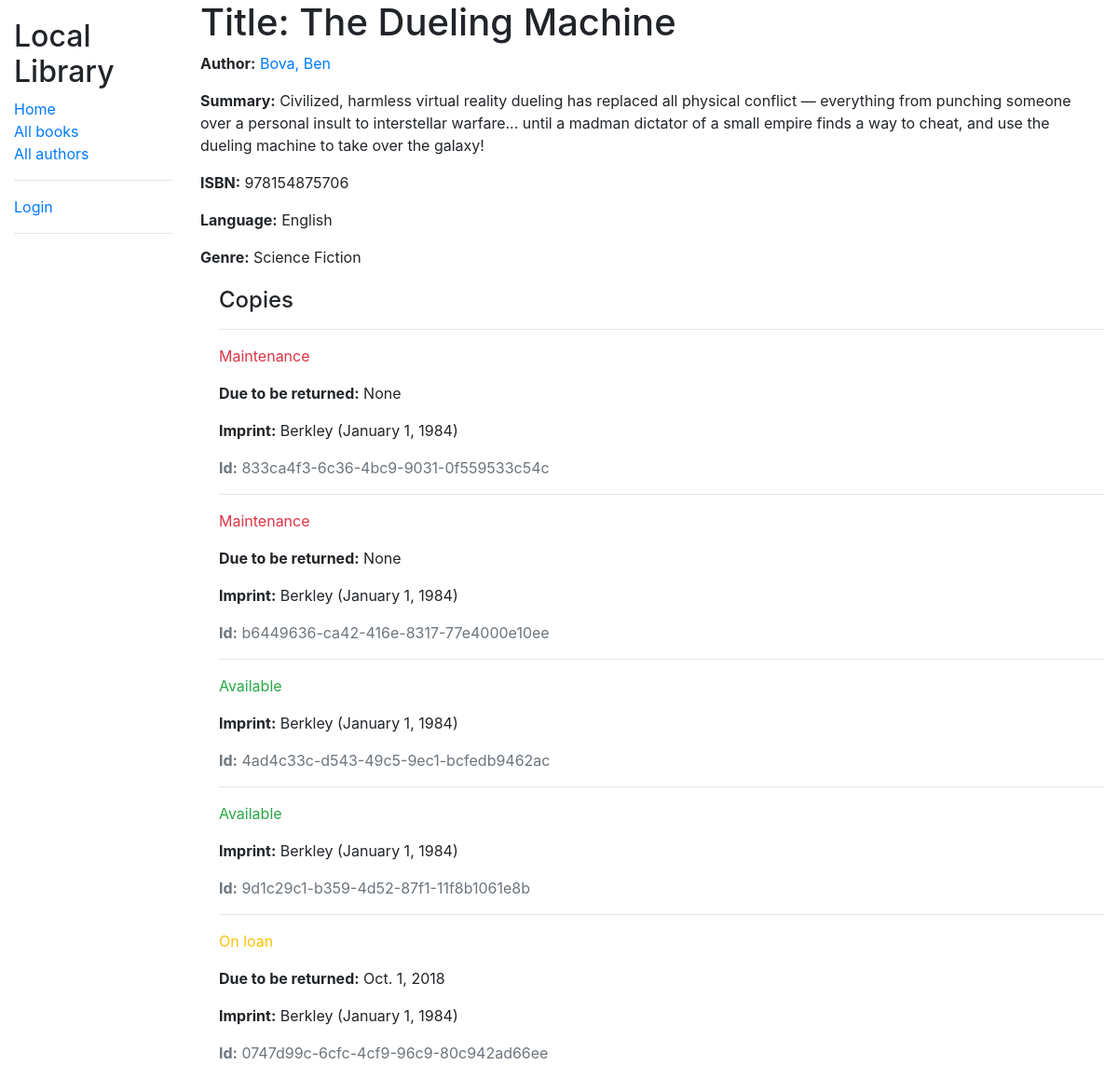
/catalog/book/2, run on the app's committed database.
### catalog/models.py (models this page shows, shortened)
class Book(models.Model):
    title = models.CharField(max_length=200)
    author = models.ForeignKey('Author', on_delete=models.SET_NULL, null=True)
    summary = models.TextField(max_length=1000, help_text='Enter a brief description of the book')
    isbn = models.CharField('ISBN', max_length=13,
                            help_text='13 Character <a href="https://www.isbn-international.org/content/what-isbn">ISBN number</a>')
    genre = models.ManyToManyField(Genre, help_text='Select a genre for this book')
    language = models.ForeignKey('Language', on_delete=models.SET_NULL, null=True)
    class Meta:
        ordering = ['title', 'author']
    def display_genre(self):
        """Create a string for the Genre. This is required to display genre in Admin."""
        return ', '.join(genre.name for genre in self.genre.all()[:3])
    display_genre.description = 'Genre'

class Author(models.Model):
    first_name = models.CharField(max_length=100)
    last_name = models.CharField(max_length=100)
    date_of_birth = models.DateField(null=True, blank=True)
    date_of_death = models.DateField('died', null=True, blank=True)
    class Meta:
        ordering = ['last_name', 'first_name']
    def get_absolute_url(self):
        return reverse('author-detail', args=[str(self.id)])
    def __str__(self):
        return '{}, {}'.format(self.last_name, self.first_name)

class Language(models.Model):
    name = models.CharField(max_length=200,
                            help_text="Enter the book's natural language (e.g. English, French, Japanese etc.)")
    def __str__(self):
        return self.name

class Genre(models.Model):
    name = models.CharField(max_length=200, help_text='Enter a book genre (e.g. Science Fiction)')
    def __str__(self):
        return self.name

class BookInstance(models.Model):
    id = models.UUIDField(primary_key=True, default=uuid.uuid4, help_text='Unique ID for this particular book across whole library')
    book = models.ForeignKey('Book', on_delete=models.SET_NULL, null=True)
    imprint = models.CharField(max_length=200)
    due_back = models.DateField(null=True, blank=True)
    borrower = models.ForeignKey(User, on_delete=models.SET_NULL, null=True, blank=True)
    LOAN_STATUS = (
        ('m', 'Maintenance'),
        ('o', 'On loan'),
        ('a', 'Available'),
        ('r', 'Reserved'),
    )
    status = models.CharField(
        max_length=1,
        choices=LOAN_STATUS,
        blank=True,
        default='m',
        help_text='Book availability',
    )
    class Meta:
        ordering = ['due_back']
        permissions = (("can_mark_returned", "Set book as returned"),)

### catalog/views.py (the view)
# urls.py: path('book/<int:pk>', views.BookDetailView.as_view(), name='book-detail'),
class BookDetailView(generic.DetailView):
    model = Book

### catalog/templates/catalog/book_detail.html (shortened to what this page needs)
{% extends "base_generic.html" %}
{% block content %}
  <h1>Title: {{ book.title }}</h1>
  <p><strong>Author:</strong> <a href="{{ book.author.get_absolute_url }}">{{ book.author }}</a></p>
  <p><strong>Summary:</strong> {{ book.summary }}</p>
  <p><strong>ISBN:</strong> {{ book.isbn }}</p>
  <p><strong>Language:</strong> {{ book.language }}</p>
  <p><strong>Genre:</strong> {% for genre in book.genre.all %} {{ genre }}{% if not forloop.last %}, {% endif %}{% endfor %}</p>
  <div style="margin-left:20px;margin-top:20px">
    <h4>Copies</h4>
    {% for copy in book.bookinstance_set.all %}
      <hr>
      <p class="{% if copy.status == 'a' %}text-success{% elif copy.status == 'm' %}text-danger{% else %}text-warning{% endif %}">{{ copy.get_status_display }}</p>
      {% if copy.status != 'a' %}
        <p><strong>Due to be returned:</strong> {{copy.due_back}}</p>
      {% endif %}
      <p><strong>Imprint:</strong> {{copy.imprint}}</p>
      <p class="text-muted"><strong>Id:</strong> {{copy.id}}</p>
    {% endfor %}
  </div>
{% endblock %}

### data on the page
Book: title "The Dueling Machine", author "Bova, Ben", summary "Civilized, harmless virtual reality dueling has replaced all physical conflict — everything from punching someone over a personal insult to interstellar warfare... until a madman dictator of a small empire finds a way to cheat, and use the dueling machine to take over the galaxy!", isbn "978154875706", language "English"
Genre: name "Science Fiction"
BookInstance: status "Maintenance", due_back "None", imprint "Berkley (January 1, 1984)", id "833ca4f3-6c36-4bc9-9031-0f559533c54c"
BookInstance: status "Maintenance", due_back "None", imprint "Berkley (January 1, 1984)", id "b6449636-ca42-416e-8317-77e4000e10ee"
BookInstance: status "Available", imprint "Berkley (January 1, 1984)", id "4ad4c33c-d543-49c5-9ec1-bcfedb9462ac"
BookInstance: status "Available", imprint "Berkley (January 1, 1984)", id "9d1c29c1-b359-4d52-87f1-11f8b1061e8b"
BookInstance: status "On loan", due_back "Oct. 1, 2018", imprint "Berkley (January 1, 1984)", id "0747d99c-6cfc-4cf9-96c9-80c942ad66ee"
